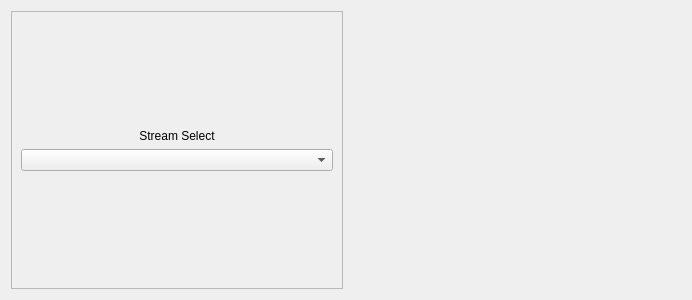
<?xml version="1.0" encoding="UTF-8"?>
<ui version="4.0">
 <class>Form</class>
 <widget class="QWidget" name="Form">
  <property name="geometry">
   <rect>
    <x>0</x>
    <y>0</y>
    <width>692</width>
    <height>300</height>
   </rect>
  </property>
  <property name="windowTitle">
   <string>Form</string>
  </property>
  <layout class="QHBoxLayout" name="horizontalLayout">
   <item>
    <widget class="QFrame" name="frame">
     <property name="frameShape">
      <enum>QFrame::StyledPanel</enum>
     </property>
     <property name="frameShadow">
      <enum>QFrame::Raised</enum>
     </property>
     <layout class="QVBoxLayout" name="verticalLayout">
      <item>
       <spacer name="verticalSpacer">
        <property name="orientation">
         <enum>Qt::Vertical</enum>
        </property>
        <property name="sizeHint" stdset="0">
         <size>
          <width>20</width>
          <height>40</height>
         </size>
        </property>
       </spacer>
      </item>
      <item>
       <widget class="QLabel" name="label">
        <property name="text">
         <string>Stream Select</string>
        </property>
        <property name="alignment">
         <set>Qt::AlignCenter</set>
        </property>
       </widget>
      </item>
      <item>
       <widget class="QComboBox" name="comboBox"/>
      </item>
      <item>
       <spacer name="verticalSpacer_2">
        <property name="orientation">
         <enum>Qt::Vertical</enum>
        </property>
        <property name="sizeHint" stdset="0">
         <size>
          <width>20</width>
          <height>40</height>
         </size>
        </property>
       </spacer>
      </item>
     </layout>
    </widget>
   </item>
   <item>
    <widget class="QWidget" name="widget_graph" native="true"/>
   </item>
  </layout>
 </widget>
 <resources/>
 <connections/>
</ui>
